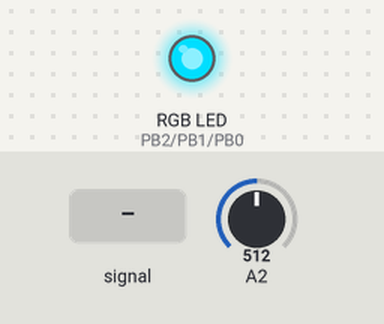
A sketch run on a simulated ATtiny85, built with avr-gcc and run on an emulated ATtiny85. Parts: an RGB LED mixed from three pins (HIGH = lit). Inputs (shaded band) come from the test bench; at power-on: A2 = 512.

Above: at 1.2 s.
1.3 s: A2 fed a 2 Hz sine of ±306 counts around its level
At 1.93 s:
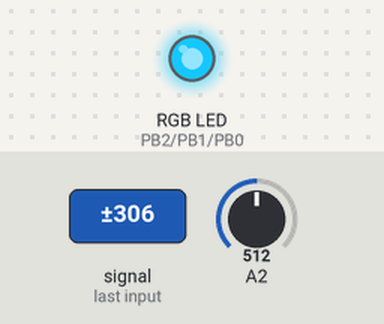
4.3 s: A2 set to 716
At 5.2 s:
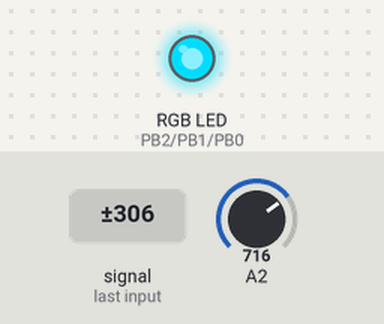
Timing chart, 0 to 7.3 s (numbered marks = the images above; inputs shaded):
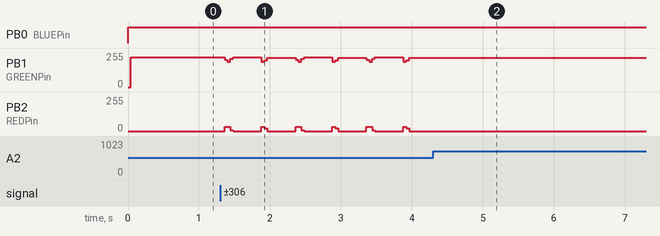

Measured:
- after the input at 4.3 s, PB1 (GREENPin): stops changing and stays 220/255; PB2 (REDPin): stops changing and stays 0/255

The sketch:

floatattiny.ino
```cpp
// ATMEL ATTINY85
//
//			+-\/-+
//	      PB5  1|    |8  VCC
//     (AI 3) PB3  2|    |7  PB2 (AI 1)
//     (AI 2) PB4  3|    |6  PB1 PWM
//	      GND  4|    |5  PB0 PWM
//

//to load connect VCC to 5V and GND to GND

int REDPin = 2;    // RED pin of the LED to PWM pin 4
int GREENPin = 1;  // GREEN pin of the LED to PWM pin 5
int BLUEPin = 0;   // BLUE pin of the LED to PWM pin 6

int sensor;
//int mpb;

void setup()
{

  //rgb led pins
  pinMode(REDPin, OUTPUT);
  pinMode(GREENPin, OUTPUT);
  pinMode(BLUEPin, OUTPUT);
 // Serial.begin(9600);
  pinMode(3, INPUT);
}

void loop()
{
  //sensor values
 sensor= analogRead(2);
//  analogRead(A1);

//if (sensor < 40){  //turn LED green Ozone
if (sensor < 230){  //turn LED green VOC
//if (sensor > 220){ //turn LED green CO

    digitalWrite(REDPin, HIGH);
    digitalWrite(GREENPin, LOW);
    digitalWrite(BLUEPin, HIGH);
  }

 // if (40< sensor && sensor < 80){ yellow ozone
   if (230< sensor< 250){ // yellow VOC
//  if (220 > sensor > 180){ //turn LED yellow  CO

    digitalWrite(REDPin, LOW);
    digitalWrite(GREENPin, LOW);
    digitalWrite(BLUEPin, HIGH);
  }

    //if (80 < sensor && sensor < 150){ //turn LED red OZONE
      if (250< sensor< 300){ //red VOC
 //   if (140 < sensor < 180){ //turn LED red CO

    digitalWrite(REDPin, LOW);
    digitalWrite(GREENPin, HIGH);
    digitalWrite(BLUEPin, HIGH);
  }

    //if (sensor > 150) //pink/purple Ozone
    if (sensor> 300){ // pink VOC
   // if (sensor < 110){ //turn LED pink/purple CO

    digitalWrite(REDPin, LOW);
    digitalWrite(GREENPin, HIGH);
    digitalWrite(BLUEPin, HIGH);
  }


}
```
